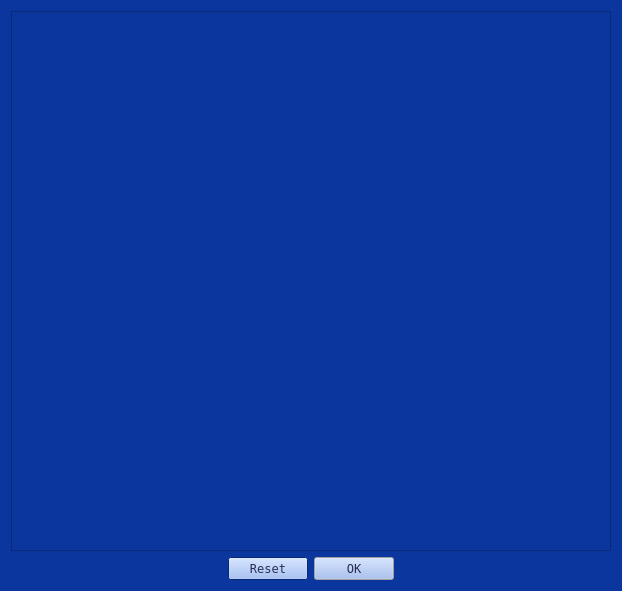
<?xml version="1.0" encoding="UTF-8"?>
<ui version="4.0">
 <class>temp</class>
 <widget class="QDialog" name="temp">
  <property name="geometry">
   <rect>
    <x>0</x>
    <y>0</y>
    <width>618</width>
    <height>591</height>
   </rect>
  </property>
  <property name="sizePolicy">
   <sizepolicy hsizetype="Fixed" vsizetype="Fixed">
    <horstretch>0</horstretch>
    <verstretch>0</verstretch>
   </sizepolicy>
  </property>
  <property name="palette">
   <palette>
    <active>
     <colorrole role="WindowText">
      <brush brushstyle="SolidPattern">
       <color alpha="255">
        <red>39</red>
        <green>44</green>
        <blue>84</blue>
       </color>
      </brush>
     </colorrole>
     <colorrole role="Button">
      <brush brushstyle="SolidPattern">
       <color alpha="255">
        <red>146</red>
        <green>180</green>
        <blue>244</blue>
       </color>
      </brush>
     </colorrole>
     <colorrole role="Text">
      <brush brushstyle="SolidPattern">
       <color alpha="255">
        <red>207</red>
        <green>222</green>
        <blue>231</blue>
       </color>
      </brush>
     </colorrole>
     <colorrole role="ButtonText">
      <brush brushstyle="SolidPattern">
       <color alpha="255">
        <red>39</red>
        <green>44</green>
        <blue>84</blue>
       </color>
      </brush>
     </colorrole>
     <colorrole role="Base">
      <brush brushstyle="SolidPattern">
       <color alpha="255">
        <red>68</red>
        <green>114</green>
        <blue>202</blue>
       </color>
      </brush>
     </colorrole>
     <colorrole role="Window">
      <brush brushstyle="SolidPattern">
       <color alpha="255">
        <red>10</red>
        <green>54</green>
        <blue>157</blue>
       </color>
      </brush>
     </colorrole>
     <colorrole role="Highlight">
      <brush brushstyle="SolidPattern">
       <color alpha="255">
        <red>189</red>
        <green>155</green>
        <blue>230</blue>
       </color>
      </brush>
     </colorrole>
     <colorrole role="Link">
      <brush brushstyle="SolidPattern">
       <color alpha="255">
        <red>245</red>
        <green>255</green>
        <blue>56</blue>
       </color>
      </brush>
     </colorrole>
     <colorrole role="LinkVisited">
      <brush brushstyle="SolidPattern">
       <color alpha="255">
        <red>255</red>
        <green>164</green>
        <blue>89</blue>
       </color>
      </brush>
     </colorrole>
     <colorrole role="AlternateBase">
      <brush brushstyle="SolidPattern">
       <color alpha="255">
        <red>10</red>
        <green>54</green>
        <blue>157</blue>
       </color>
      </brush>
     </colorrole>
    </active>
    <inactive>
     <colorrole role="WindowText">
      <brush brushstyle="SolidPattern">
       <color alpha="255">
        <red>39</red>
        <green>44</green>
        <blue>84</blue>
       </color>
      </brush>
     </colorrole>
     <colorrole role="Button">
      <brush brushstyle="SolidPattern">
       <color alpha="255">
        <red>146</red>
        <green>180</green>
        <blue>244</blue>
       </color>
      </brush>
     </colorrole>
     <colorrole role="Text">
      <brush brushstyle="SolidPattern">
       <color alpha="255">
        <red>207</red>
        <green>222</green>
        <blue>231</blue>
       </color>
      </brush>
     </colorrole>
     <colorrole role="ButtonText">
      <brush brushstyle="SolidPattern">
       <color alpha="255">
        <red>39</red>
        <green>44</green>
        <blue>84</blue>
       </color>
      </brush>
     </colorrole>
     <colorrole role="Base">
      <brush brushstyle="SolidPattern">
       <color alpha="255">
        <red>68</red>
        <green>114</green>
        <blue>202</blue>
       </color>
      </brush>
     </colorrole>
     <colorrole role="Window">
      <brush brushstyle="SolidPattern">
       <color alpha="255">
        <red>10</red>
        <green>54</green>
        <blue>157</blue>
       </color>
      </brush>
     </colorrole>
     <colorrole role="Highlight">
      <brush brushstyle="SolidPattern">
       <color alpha="255">
        <red>240</red>
        <green>240</green>
        <blue>240</blue>
       </color>
      </brush>
     </colorrole>
     <colorrole role="Link">
      <brush brushstyle="SolidPattern">
       <color alpha="255">
        <red>245</red>
        <green>255</green>
        <blue>56</blue>
       </color>
      </brush>
     </colorrole>
     <colorrole role="LinkVisited">
      <brush brushstyle="SolidPattern">
       <color alpha="255">
        <red>255</red>
        <green>164</green>
        <blue>89</blue>
       </color>
      </brush>
     </colorrole>
     <colorrole role="AlternateBase">
      <brush brushstyle="SolidPattern">
       <color alpha="255">
        <red>10</red>
        <green>54</green>
        <blue>157</blue>
       </color>
      </brush>
     </colorrole>
    </inactive>
    <disabled>
     <colorrole role="Button">
      <brush brushstyle="SolidPattern">
       <color alpha="255">
        <red>146</red>
        <green>180</green>
        <blue>244</blue>
       </color>
      </brush>
     </colorrole>
     <colorrole role="Base">
      <brush brushstyle="SolidPattern">
       <color alpha="255">
        <red>10</red>
        <green>54</green>
        <blue>157</blue>
       </color>
      </brush>
     </colorrole>
     <colorrole role="Window">
      <brush brushstyle="SolidPattern">
       <color alpha="255">
        <red>10</red>
        <green>54</green>
        <blue>157</blue>
       </color>
      </brush>
     </colorrole>
     <colorrole role="Highlight">
      <brush brushstyle="SolidPattern">
       <color alpha="255">
        <red>0</red>
        <green>120</green>
        <blue>215</blue>
       </color>
      </brush>
     </colorrole>
     <colorrole role="Link">
      <brush brushstyle="SolidPattern">
       <color alpha="255">
        <red>245</red>
        <green>255</green>
        <blue>56</blue>
       </color>
      </brush>
     </colorrole>
     <colorrole role="LinkVisited">
      <brush brushstyle="SolidPattern">
       <color alpha="255">
        <red>255</red>
        <green>164</green>
        <blue>89</blue>
       </color>
      </brush>
     </colorrole>
     <colorrole role="AlternateBase">
      <brush brushstyle="SolidPattern">
       <color alpha="255">
        <red>10</red>
        <green>54</green>
        <blue>157</blue>
       </color>
      </brush>
     </colorrole>
    </disabled>
   </palette>
  </property>
  <property name="font">
   <font>
    <family>Fixedsys</family>
   </font>
  </property>
  <property name="windowTitle">
   <string>Dialog</string>
  </property>
  <layout class="QVBoxLayout" name="verticalLayout">
   <item>
    <widget class="QFrame" name="horizontalFrame">
     <property name="sizePolicy">
      <sizepolicy hsizetype="MinimumExpanding" vsizetype="MinimumExpanding">
       <horstretch>30</horstretch>
       <verstretch>30</verstretch>
      </sizepolicy>
     </property>
     <property name="minimumSize">
      <size>
       <width>600</width>
       <height>500</height>
      </size>
     </property>
     <property name="frameShape">
      <enum>QFrame::StyledPanel</enum>
     </property>
     <property name="frameShadow">
      <enum>QFrame::Raised</enum>
     </property>
     <property name="lineWidth">
      <number>3</number>
     </property>
     <layout class="QHBoxLayout" name="horizontalLayout"/>
    </widget>
   </item>
   <item>
    <widget class="QDialogButtonBox" name="buttonBox">
     <property name="palette">
      <palette>
       <active>
        <colorrole role="WindowText">
         <brush brushstyle="SolidPattern">
          <color alpha="255">
           <red>39</red>
           <green>44</green>
           <blue>84</blue>
          </color>
         </brush>
        </colorrole>
        <colorrole role="Button">
         <brush brushstyle="SolidPattern">
          <color alpha="255">
           <red>146</red>
           <green>180</green>
           <blue>244</blue>
          </color>
         </brush>
        </colorrole>
        <colorrole role="Text">
         <brush brushstyle="SolidPattern">
          <color alpha="255">
           <red>207</red>
           <green>222</green>
           <blue>231</blue>
          </color>
         </brush>
        </colorrole>
        <colorrole role="ButtonText">
         <brush brushstyle="SolidPattern">
          <color alpha="255">
           <red>39</red>
           <green>44</green>
           <blue>84</blue>
          </color>
         </brush>
        </colorrole>
        <colorrole role="Base">
         <brush brushstyle="SolidPattern">
          <color alpha="255">
           <red>68</red>
           <green>114</green>
           <blue>202</blue>
          </color>
         </brush>
        </colorrole>
        <colorrole role="Window">
         <brush brushstyle="SolidPattern">
          <color alpha="255">
           <red>10</red>
           <green>54</green>
           <blue>157</blue>
          </color>
         </brush>
        </colorrole>
        <colorrole role="Highlight">
         <brush brushstyle="SolidPattern">
          <color alpha="255">
           <red>189</red>
           <green>155</green>
           <blue>230</blue>
          </color>
         </brush>
        </colorrole>
        <colorrole role="Link">
         <brush brushstyle="SolidPattern">
          <color alpha="255">
           <red>245</red>
           <green>255</green>
           <blue>56</blue>
          </color>
         </brush>
        </colorrole>
        <colorrole role="LinkVisited">
         <brush brushstyle="SolidPattern">
          <color alpha="255">
           <red>255</red>
           <green>164</green>
           <blue>89</blue>
          </color>
         </brush>
        </colorrole>
        <colorrole role="AlternateBase">
         <brush brushstyle="SolidPattern">
          <color alpha="255">
           <red>10</red>
           <green>54</green>
           <blue>157</blue>
          </color>
         </brush>
        </colorrole>
       </active>
       <inactive>
        <colorrole role="WindowText">
         <brush brushstyle="SolidPattern">
          <color alpha="255">
           <red>39</red>
           <green>44</green>
           <blue>84</blue>
          </color>
         </brush>
        </colorrole>
        <colorrole role="Button">
         <brush brushstyle="SolidPattern">
          <color alpha="255">
           <red>146</red>
           <green>180</green>
           <blue>244</blue>
          </color>
         </brush>
        </colorrole>
        <colorrole role="Text">
         <brush brushstyle="SolidPattern">
          <color alpha="255">
           <red>207</red>
           <green>222</green>
           <blue>231</blue>
          </color>
         </brush>
        </colorrole>
        <colorrole role="ButtonText">
         <brush brushstyle="SolidPattern">
          <color alpha="255">
           <red>39</red>
           <green>44</green>
           <blue>84</blue>
          </color>
         </brush>
        </colorrole>
        <colorrole role="Base">
         <brush brushstyle="SolidPattern">
          <color alpha="255">
           <red>68</red>
           <green>114</green>
           <blue>202</blue>
          </color>
         </brush>
        </colorrole>
        <colorrole role="Window">
         <brush brushstyle="SolidPattern">
          <color alpha="255">
           <red>10</red>
           <green>54</green>
           <blue>157</blue>
          </color>
         </brush>
        </colorrole>
        <colorrole role="Highlight">
         <brush brushstyle="SolidPattern">
          <color alpha="255">
           <red>240</red>
           <green>240</green>
           <blue>240</blue>
          </color>
         </brush>
        </colorrole>
        <colorrole role="Link">
         <brush brushstyle="SolidPattern">
          <color alpha="255">
           <red>245</red>
           <green>255</green>
           <blue>56</blue>
          </color>
         </brush>
        </colorrole>
        <colorrole role="LinkVisited">
         <brush brushstyle="SolidPattern">
          <color alpha="255">
           <red>255</red>
           <green>164</green>
           <blue>89</blue>
          </color>
         </brush>
        </colorrole>
        <colorrole role="AlternateBase">
         <brush brushstyle="SolidPattern">
          <color alpha="255">
           <red>10</red>
           <green>54</green>
           <blue>157</blue>
          </color>
         </brush>
        </colorrole>
       </inactive>
       <disabled>
        <colorrole role="Button">
         <brush brushstyle="SolidPattern">
          <color alpha="255">
           <red>146</red>
           <green>180</green>
           <blue>244</blue>
          </color>
         </brush>
        </colorrole>
        <colorrole role="Base">
         <brush brushstyle="SolidPattern">
          <color alpha="255">
           <red>10</red>
           <green>54</green>
           <blue>157</blue>
          </color>
         </brush>
        </colorrole>
        <colorrole role="Window">
         <brush brushstyle="SolidPattern">
          <color alpha="255">
           <red>10</red>
           <green>54</green>
           <blue>157</blue>
          </color>
         </brush>
        </colorrole>
        <colorrole role="Highlight">
         <brush brushstyle="SolidPattern">
          <color alpha="255">
           <red>0</red>
           <green>120</green>
           <blue>215</blue>
          </color>
         </brush>
        </colorrole>
        <colorrole role="Link">
         <brush brushstyle="SolidPattern">
          <color alpha="255">
           <red>245</red>
           <green>255</green>
           <blue>56</blue>
          </color>
         </brush>
        </colorrole>
        <colorrole role="LinkVisited">
         <brush brushstyle="SolidPattern">
          <color alpha="255">
           <red>255</red>
           <green>164</green>
           <blue>89</blue>
          </color>
         </brush>
        </colorrole>
        <colorrole role="AlternateBase">
         <brush brushstyle="SolidPattern">
          <color alpha="255">
           <red>10</red>
           <green>54</green>
           <blue>157</blue>
          </color>
         </brush>
        </colorrole>
       </disabled>
      </palette>
     </property>
     <property name="font">
      <font>
       <family>Fixedsys</family>
      </font>
     </property>
     <property name="orientation">
      <enum>Qt::Horizontal</enum>
     </property>
     <property name="standardButtons">
      <set>QDialogButtonBox::Ok|QDialogButtonBox::Reset</set>
     </property>
     <property name="centerButtons">
      <bool>true</bool>
     </property>
    </widget>
   </item>
  </layout>
 </widget>
 <resources/>
 <connections>
  <connection>
   <sender>buttonBox</sender>
   <signal>accepted()</signal>
   <receiver>temp</receiver>
   <slot>accept()</slot>
   <hints>
    <hint type="sourcelabel">
     <x>248</x>
     <y>254</y>
    </hint>
    <hint type="destinationlabel">
     <x>157</x>
     <y>274</y>
    </hint>
   </hints>
  </connection>
  <connection>
   <sender>buttonBox</sender>
   <signal>rejected()</signal>
   <receiver>temp</receiver>
   <slot>reject()</slot>
   <hints>
    <hint type="sourcelabel">
     <x>316</x>
     <y>260</y>
    </hint>
    <hint type="destinationlabel">
     <x>286</x>
     <y>274</y>
    </hint>
   </hints>
  </connection>
 </connections>
</ui>
